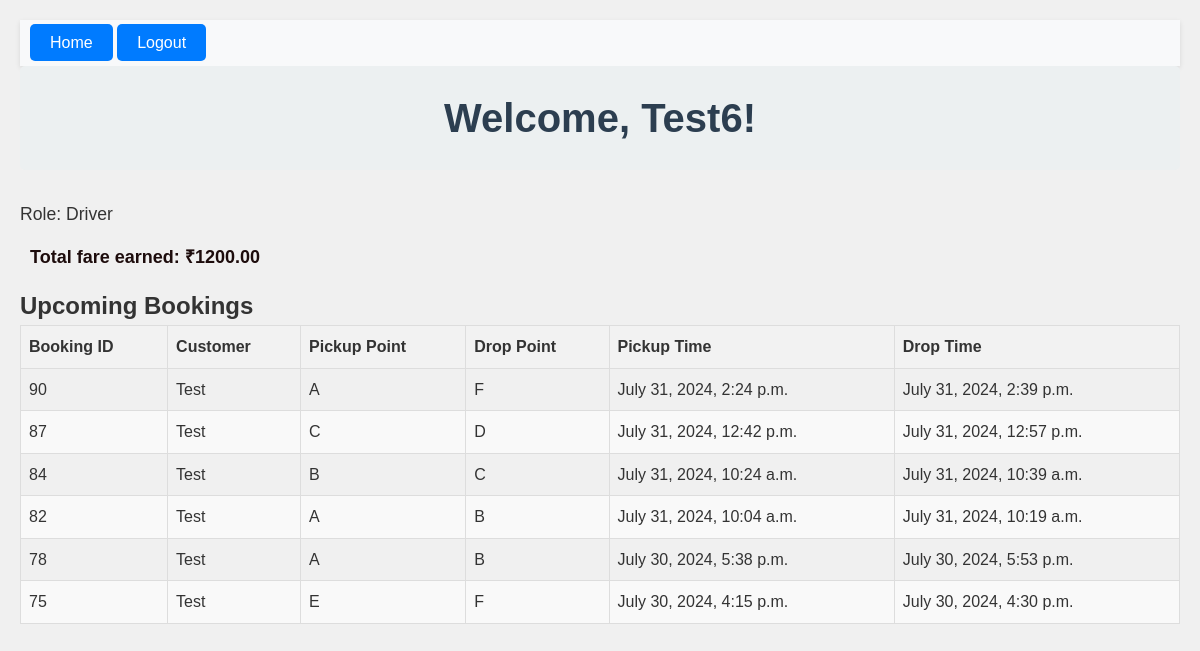
/driver-dashboard/ (signed in), run on the app's committed database.
### bookings/models.py (models this page shows)
class Booking(models.Model):
    booking_id = models.AutoField(primary_key=True)
    taxi = models.ForeignKey(Taxi, on_delete=models.CASCADE)
    customer = models.ForeignKey(Customer, on_delete=models.CASCADE)
    pickup_point = models.CharField(max_length=1, choices=[('A', 'A'), ('B', 'B'), ('C', 'C'), ('D', 'D'), ('E', 'E'), ('F', 'F')])
    drop_point = models.CharField(max_length=1, choices=[('A', 'A'), ('B', 'B'), ('C', 'C'), ('D', 'D'), ('E', 'E'), ('F', 'F')])
    pickup_time = models.DateTimeField()
    drop_time = models.DateTimeField(default=None, null=True, blank=True)
    booking_time = models.TimeField(auto_now_add=True)
    booking_date = models.DateField(auto_now_add=True)
    fare_amount = models.DecimalField(max_digits=10, decimal_places=2,default=0)

class Customer(models.Model):
    user = models.OneToOneField(User, null=True, blank=True, on_delete=models.SET_NULL)
    customer_id = models.AutoField(primary_key=True)
    customer_name = models.CharField(max_length=255)

### bookings/decorators.py (the view)
    def wrap(request, *args, **kwargs):
        if request.user.groups.filter(name='Driver').exists():
            return function(request, *args, **kwargs)
        else:
            messages.error(request, "You do not have permission to view this page.")
            return redirect(reverse('index'))

### bookings/views.py (called while the page is built)
@login_required
@driver_required
def driver_dashboard(request):
    try:
        driver_taxi = request.user.assigned_taxi
    except ObjectDoesNotExist:
        driver_taxi = None
    if not driver_taxi:
        messages.error(request, "The page is not accessible because you are not assigned to any taxi.")
        return redirect('index')
    bookings = Booking.objects.filter(taxi=driver_taxi).order_by('-booking_date', '-booking_time')
    total_spent = sum(booking.fare_amount for booking in bookings)
    context = {
        'bookings': bookings,
        'taxi': driver_taxi,
        'user_role': 'Driver',
        'total_spent': total_spent
    }
    return render(request, 'driver_dashboard.html', context)

### bookings/templates/driver_dashboard.html (shortened to what this page needs)
{% extends 'base.html' %}
{% block content %}
<body>
    <header>
        <h1>Welcome, {{ user.username }}!</h1>
        <p>Role: {{ user_role }}</p>
        <p class="total-spent">Total fare earned: ₹{{total_spent}}</p>
    <main>
        <h2>Upcoming Bookings</h2>
        <table>
            <thead>
                <tr>
                    <th>Booking ID</th>
                    <th>Customer</th>
                    <th>Pickup Point</th>
                    <th>Drop Point</th>
                    <th>Pickup Time</th>
                    <th>Drop Time</th>
                </tr>
            </thead>
            <tbody>
                {% for booking in bookings %}
                <tr>
                    <td>{{ booking.booking_id }}</td>
                    <td>{{ booking.customer.customer_name }}</td>
                    <td>{{ booking.pickup_point }}</td>
                    <td>{{ booking.drop_point }}</td>
                    <td>{{ booking.pickup_time }}</td>
                    <td>{{ booking.drop_time }}</td>
                </tr>
                {% endfor %}
            </tbody>
        </table>
    </main>
</body>
{% endblock %}

### bookings/static/styles.css (style rules this page uses)
table { width: 100%; border-collapse: collapse; }
th, td { border: 1px solid #ddd; padding: 8px; text-align: left; }
th { background-color: #f2f2f2; }
tr:nth-child(even) { background-color: #f9f9f9; }
* { margin: 0; padding: 0; box-sizing: border-box; font-family: Arial, sans-serif; }
body { background-color: #f0f0f0; color: #333; line-height: 1.6; padding: 20px; }
h1 { font-size: 2.5em; color: #2c3e50; background-color: #ecf0f1; padding: 20px; text-align: center; border-radius: 5px; margin-bottom: 30px; }
p { font-size: 1.1em; margin-bottom: 10px; }
.total-spent { display: inline-block; padding: 5px 10px; color: rgb(29, 12, 12); text-decoration: none; font-size: 18px; font-weight: bold; }

### data on the page
Booking: booking_id "90", customer.customer_name "Test", pickup_point "A", drop_point "F", pickup_time "July 31, 2024, 2:24 p.m.", drop_time "July 31, 2024, 2:39 p.m."
Booking: booking_id "87", customer.customer_name "Test", pickup_point "C", drop_point "D", pickup_time "July 31, 2024, 12:42 p.m.", drop_time "July 31, 2024, 12:57 p.m."
Booking: booking_id "84", customer.customer_name "Test", pickup_point "B", drop_point "C", pickup_time "July 31, 2024, 10:24 a.m.", drop_time "July 31, 2024, 10:39 a.m."
Booking: booking_id "82", customer.customer_name "Test", pickup_point "A", drop_point "B", pickup_time "July 31, 2024, 10:04 a.m.", drop_time "July 31, 2024, 10:19 a.m."
Booking: booking_id "78", customer.customer_name "Test", pickup_point "A", drop_point "B", pickup_time "July 30, 2024, 5:38 p.m.", drop_time "July 30, 2024, 5:53 p.m."
Booking: booking_id "75", customer.customer_name "Test", pickup_point "E", drop_point "F", pickup_time "July 30, 2024, 4:15 p.m.", drop_time "July 30, 2024, 4:30 p.m."

### other printed values
{{ user.username }} "Test6"
{{ user_role }} "Driver"
{{ total_spent }} "1200.00"
